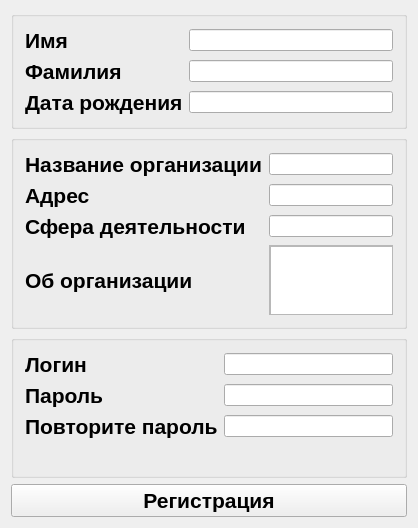
<?xml version="1.0" encoding="UTF-8"?>
<ui version="4.0">
 <class>CreateAccount</class>
 <widget class="QWidget" name="CreateAccount">
  <property name="geometry">
   <rect>
    <x>0</x>
    <y>0</y>
    <width>418</width>
    <height>460</height>
   </rect>
  </property>
  <property name="maximumSize">
   <size>
    <width>418</width>
    <height>460</height>
   </size>
  </property>
  <property name="windowTitle">
   <string>4Service</string>
  </property>
  <layout class="QGridLayout" name="gridLayout_4">
   <item row="0" column="0">
    <widget class="QGroupBox" name="groupBoxBaseInfo">
     <property name="title">
      <string/>
     </property>
     <layout class="QGridLayout" name="gridLayout">
      <item row="0" column="0">
       <widget class="QLabel" name="labelFirstName">
        <property name="font">
         <font>
          <family>System</family>
          <pointsize>16</pointsize>
          <weight>75</weight>
          <bold>true</bold>
         </font>
        </property>
        <property name="text">
         <string>Имя</string>
        </property>
       </widget>
      </item>
      <item row="3" column="0">
       <widget class="QLabel" name="labelBirthDate">
        <property name="font">
         <font>
          <family>System</family>
          <pointsize>16</pointsize>
          <weight>75</weight>
          <bold>true</bold>
         </font>
        </property>
        <property name="text">
         <string>Дата рождения</string>
        </property>
       </widget>
      </item>
      <item row="2" column="0">
       <widget class="QLabel" name="labelLastName">
        <property name="font">
         <font>
          <family>System</family>
          <pointsize>16</pointsize>
          <weight>75</weight>
          <bold>true</bold>
         </font>
        </property>
        <property name="text">
         <string>Фамилия</string>
        </property>
       </widget>
      </item>
      <item row="0" column="1">
       <widget class="QLineEdit" name="lineEditFirstName"/>
      </item>
      <item row="2" column="1">
       <widget class="QLineEdit" name="lineEditLastName"/>
      </item>
      <item row="3" column="1">
       <widget class="QLineEdit" name="lineEditBirthDate"/>
      </item>
     </layout>
    </widget>
   </item>
   <item row="1" column="0">
    <widget class="QGroupBox" name="groupBoxExtraInfo">
     <property name="title">
      <string/>
     </property>
     <layout class="QGridLayout" name="gridLayout_2">
      <item row="0" column="0">
       <widget class="QLabel" name="labelNameCompany">
        <property name="font">
         <font>
          <family>System</family>
          <pointsize>16</pointsize>
          <weight>75</weight>
          <bold>true</bold>
         </font>
        </property>
        <property name="text">
         <string>Название организации</string>
        </property>
       </widget>
      </item>
      <item row="0" column="1">
       <widget class="QLineEdit" name="lineEditNameCompany"/>
      </item>
      <item row="1" column="0">
       <widget class="QLabel" name="labelAdress">
        <property name="font">
         <font>
          <family>System</family>
          <pointsize>16</pointsize>
          <weight>75</weight>
          <bold>true</bold>
         </font>
        </property>
        <property name="text">
         <string>Адрес</string>
        </property>
       </widget>
      </item>
      <item row="1" column="1">
       <widget class="QLineEdit" name="lineEditAdress"/>
      </item>
      <item row="2" column="0">
       <widget class="QLabel" name="labelLineBuisness">
        <property name="font">
         <font>
          <family>System</family>
          <pointsize>16</pointsize>
          <weight>75</weight>
          <bold>true</bold>
         </font>
        </property>
        <property name="text">
         <string>Сфера деятельности</string>
        </property>
       </widget>
      </item>
      <item row="2" column="1">
       <widget class="QLineEdit" name="lineEditLineBuisness"/>
      </item>
      <item row="3" column="0">
       <widget class="QLabel" name="labelAboutCompany">
        <property name="font">
         <font>
          <family>System</family>
          <pointsize>16</pointsize>
          <weight>75</weight>
          <bold>true</bold>
         </font>
        </property>
        <property name="text">
         <string>Об организации</string>
        </property>
       </widget>
      </item>
      <item row="3" column="1">
       <widget class="QScrollArea" name="scrollArea">
        <property name="widgetResizable">
         <bool>true</bool>
        </property>
        <widget class="QWidget" name="scrollAreaWidgetContents">
         <property name="geometry">
          <rect>
           <x>0</x>
           <y>0</y>
           <width>216</width>
           <height>98</height>
          </rect>
         </property>
         <widget class="QTextEdit" name="textEditAboutCompany">
          <property name="geometry">
           <rect>
            <x>0</x>
            <y>0</y>
            <width>221</width>
            <height>101</height>
           </rect>
          </property>
         </widget>
        </widget>
       </widget>
      </item>
     </layout>
    </widget>
   </item>
   <item row="2" column="0">
    <widget class="QGroupBox" name="groupBoxLogPass">
     <property name="title">
      <string/>
     </property>
     <layout class="QGridLayout" name="gridLayout_3">
      <item row="0" column="0">
       <widget class="QLabel" name="labelLogin">
        <property name="font">
         <font>
          <family>System</family>
          <pointsize>16</pointsize>
          <weight>75</weight>
          <bold>true</bold>
         </font>
        </property>
        <property name="text">
         <string>Логин</string>
        </property>
       </widget>
      </item>
      <item row="0" column="1">
       <widget class="QLineEdit" name="lineEditLogin"/>
      </item>
      <item row="1" column="0">
       <widget class="QLabel" name="labelPassword">
        <property name="font">
         <font>
          <family>System</family>
          <pointsize>16</pointsize>
          <weight>75</weight>
          <bold>true</bold>
         </font>
        </property>
        <property name="text">
         <string>Пароль</string>
        </property>
       </widget>
      </item>
      <item row="1" column="1">
       <widget class="QLineEdit" name="lineEditPassword"/>
      </item>
      <item row="2" column="0">
       <widget class="QLabel" name="labelPasswordAgain">
        <property name="font">
         <font>
          <family>System</family>
          <pointsize>16</pointsize>
          <weight>75</weight>
          <bold>true</bold>
         </font>
        </property>
        <property name="text">
         <string>Повторите пароль</string>
        </property>
       </widget>
      </item>
      <item row="2" column="1">
       <widget class="QLineEdit" name="lineEditCheckPassword"/>
      </item>
      <item row="3" column="1">
       <widget class="QLabel" name="label_11">
        <property name="font">
         <font>
          <family>Terminal</family>
          <pointsize>12</pointsize>
         </font>
        </property>
        <property name="text">
         <string/>
        </property>
       </widget>
      </item>
     </layout>
    </widget>
   </item>
   <item row="3" column="0">
    <widget class="QPushButton" name="pushButtonRegistration">
     <property name="font">
      <font>
       <family>System</family>
       <pointsize>16</pointsize>
       <weight>75</weight>
       <bold>true</bold>
      </font>
     </property>
     <property name="text">
      <string>Регистрация</string>
     </property>
    </widget>
   </item>
  </layout>
 </widget>
 <layoutdefault spacing="6" margin="11"/>
 <resources/>
 <connections/>
</ui>
